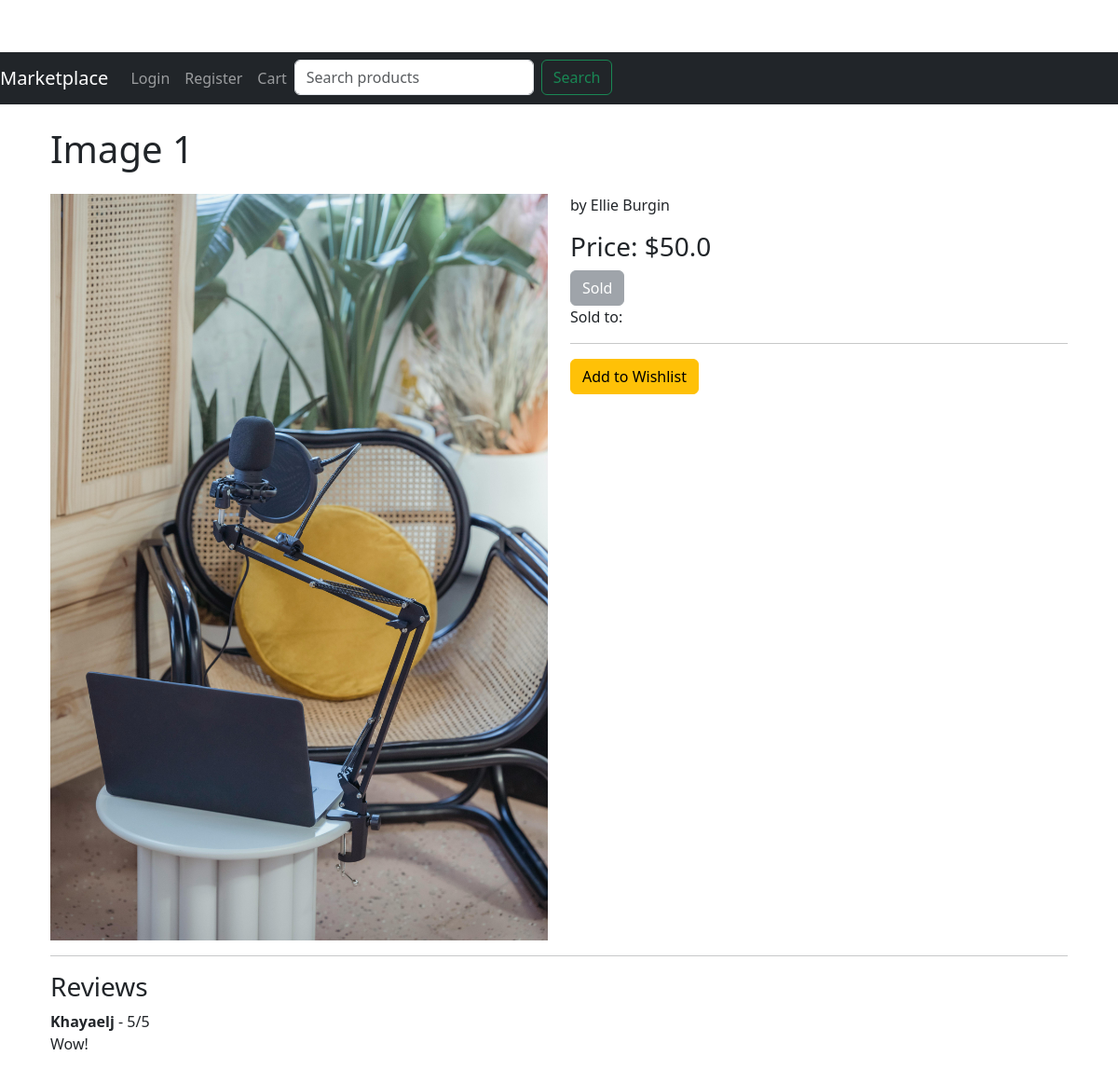
Page /product/1 on the committed database.
### app/models.py (models this page shows, shortened)
class Product(db.Model):
    id = db.Column(db.Integer, primary_key=True)
    title = db.Column(db.String(128))
    description = db.Column(db.String(1024))
    price = db.Column(db.Float)
    image = db.Column(db.String(150), nullable=True)
    is_sold = db.Column(db.Boolean, default=False)
    created_at = db.Column(db.DateTime, index=True, default=datetime.utcnow)
    user_id = db.Column(db.Integer, db.ForeignKey('user.id'))
    category_id = db.Column(db.Integer, db.ForeignKey('category.id'))
    reviews = db.relationship('Review', backref='product', lazy='dynamic')
    orders = db.relationship('Order', backref='product', lazy='dynamic')
    @property
    def buyer(self):
        order = Order.query.filter_by(product_id=self.id).first()
        if order:
            return User.query.get(order.user_id)
        return None

class Review(db.Model):
    id = db.Column(db.Integer, primary_key=True)
    rating = db.Column(db.Integer, nullable=False)
    comment = db.Column(db.String(1024))
    created_at = db.Column(db.DateTime, index=True, default=datetime.utcnow)
    user_id = db.Column(db.Integer, db.ForeignKey('user.id'))
    product_id = db.Column(db.Integer, db.ForeignKey('product.id'))

class User(UserMixin, db.Model):
    id = db.Column(db.Integer, primary_key=True)
    username = db.Column(db.String(64), index=True, unique=True)
    email = db.Column(db.String(120), index=True, unique=True)
    password_hash = db.Column(db.String(128))
    profile_picture = db.Column(db.String(150), nullable=True)
    products = db.relationship('Product', backref='author', lazy='dynamic')
    reviews = db.relationship('Review', backref='author', lazy='dynamic')
    wishlist_entries = db.relationship('Wishlist', backref='user', lazy=True)
    received_messages = db.relationship('Message', foreign_keys='Message.receiver_id', backref='receiver', overlaps="sent_messages,received_messages")
    sent_messages = db.relationship('Message', foreign_keys='Message.sender_id', backref='sender', overlaps="received_messages,sent_messages")

### app/routes.py (the view)
@bp.route('/product/<int:id>', methods=['GET', 'POST'])
def product(id):
    product = Product.query.get_or_404(id)
    form = ReviewForm()
    if form.validate_on_submit():
        review = Review(rating=form.rating.data, comment=form.comment.data, product=product, author=current_user)
        db.session.add(review)
        db.session.commit()
        flash('Your review has been posted!')
        return redirect(url_for('main.product', id=product.id))
    is_uploader = product.author == current_user
    reviews = Review.query.filter_by(product_id=id).all()
    return render_template('product.html', product=product, form=form, reviews=reviews, is_uploader=is_uploader)

### app/forms.py
class ReviewForm(FlaskForm):
    rating = StringField('Rating', validators=[DataRequired()])
    comment = TextAreaField('Comment')
    submit = SubmitField('Submit Review')

### app/routes.py (called while the page is built)
@bp.before_request
def before_request():
    if current_user.is_authenticated:
        unread_count = Message.query.filter_by(receiver_id=current_user.id, read=False).count()
        current_app.jinja_env.globals['unread_count'] = unread_count

### app/templates/product.html (shortened to what this page needs)
{% extends "base.html" %}
{% block content %}
<div class="container">
    <h1 class="my-4">{{ product.title }}</h1>
    <div class="row">
        <div class="col-md-6">
            {% if product.image %}
                <img src="{{ url_for('static', filename='images/' + product.image) }}" class="img-fluid" alt="Product Image">
            {% else %}
                <img src="{{ url_for('static', filename='images/default.jpg') }}" class="img-fluid" alt="Default Image">
            {% endif %}
        </div>
        <div class="col-md-6">
            <p>{{ product.description }}</p>
            <h3>Price: ${{ product.price }}</h3>
            {% if product.is_sold %}
                <button class="btn btn-secondary" disabled>Sold</button>
                <p>Sold to: {{ product.buyer.username }}</p>
            {% endif %}
            <hr>
            <form action="{{ url_for('main.add_to_wishlist', product_id=product.id) }}" method="post">
                <button type="submit" class="btn btn-warning">Add to Wishlist</button>
            </form>
        </div>
    </div>
    <hr>
    <h3>Reviews</h3>
    {% for review in reviews %}
    <div class="review">
        <strong>{{ review.author.username }}</strong> - {{ review.rating }}/5
        <p>{{ review.comment }}</p>
    </div>
    {% endfor %}
</div>
{% endblock %}

### app/static/css/styles.css (style rules this page uses)
body { padding-top: 56px; }
.container { max-width: 960px; margin: 0 auto; }
.btn { border-radius: .2rem; padding: .5rem 1rem; }

### rows in the picture
Product: title "Image 1", description "by Ellie Burgin", price "50.0"
Review: author.username "Khayaelj", rating "5", comment "Wow!"
